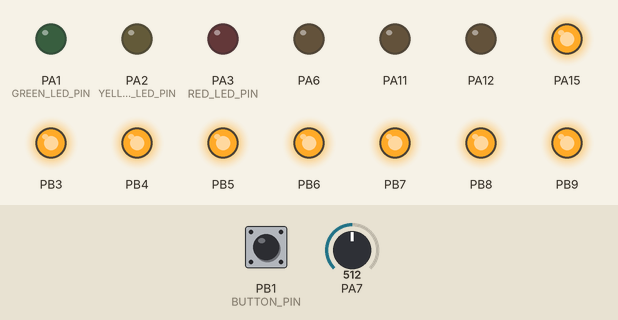
Recording of a program running on a simulated STM32 Blue Pill. On the bench: output pins drawn as LEDs (lit = HIGH). Dashed ring = blinking. The test bench sets the inputs (shaded band); at power-on: PB1 (BUTTON_PIN) HIGH, PA7 = 512 (analog values on the 0–1023 scale).

Above: at 2.2 s.
2.3 s: PB1 (BUTTON_PIN) pulled LOW for 0.15 s
At 3.6 s:
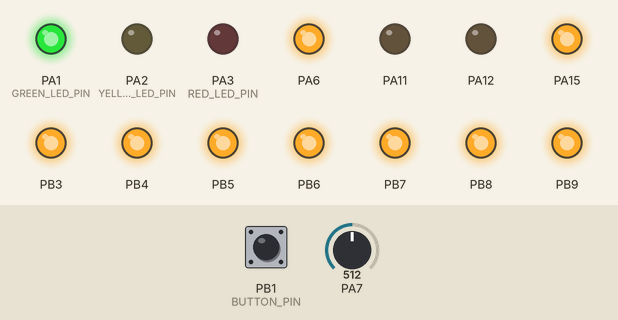
3.9 s: PB1 (BUTTON_PIN) pulled LOW for 1 s
At 15.1 s:
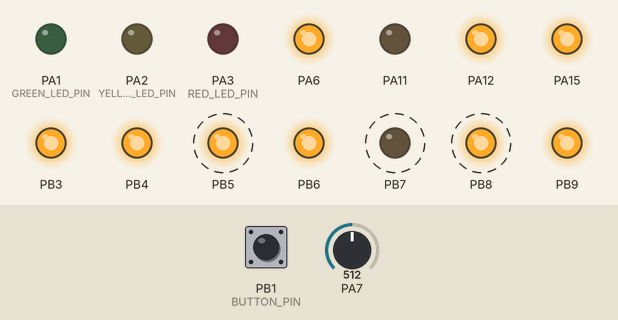
16.1 s: PB1 (BUTTON_PIN) pulled LOW for 3.2 s
22.3 s: PB1 (BUTTON_PIN) pulled LOW for 3.2 s
At 26.6 s:
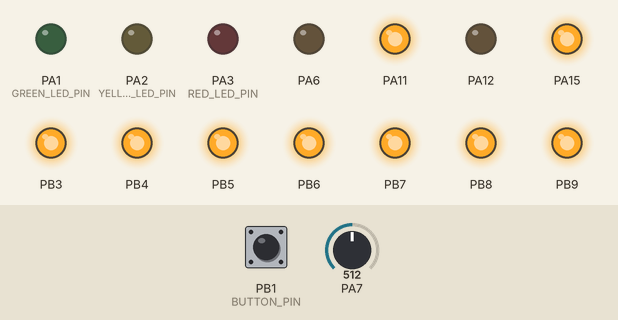
Timing chart, 0 to 28.0 s (numbered marks = the images above; inputs shaded):
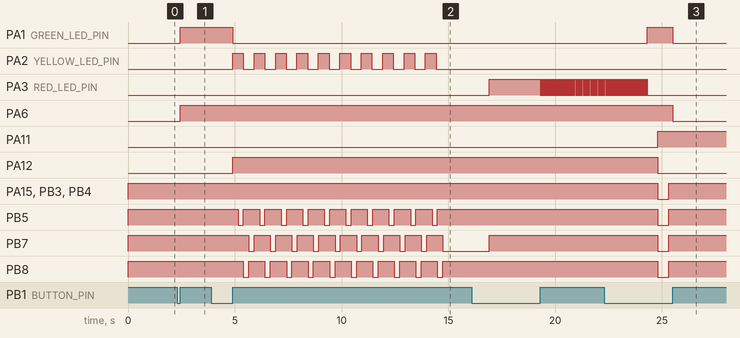

The program:

main.cpp
```cpp
#include "Arduino.h"
#include "pins.h"
#include "led.h"
#include "global.h"
#include "Timer.h"

using namespace Global;

void setup()
{
	Serial.begin(9600);
	Pins::setup();
	Global::setup();
	analogReadResolution(12);
	delay(1000);
}

enum State {
	SLEEP,
	READY,
	HEATING,
	BLOW_READY,
	RESULT
};

#define HEATING_TIME 10000 //120000
Timer heatingTimer;

const int read_n = 100;
long read_sum = 0;
long read_avg = 0;

int lastState = SLEEP;
int state = SLEEP;
void changeState(State newState) {
	lastState = state;
	state = newState;
}

void cleanState() { // clean only once
	if ( lastState != state ) {
		led_all_off();
		seg.clear();
		lastState = state;
		// stop timers
		heatingTimer.stop();
	}
}

short firstDigit(int number) {
	while(number >= 10)
	{
		number = number / 10;
	}
	return number;
}

void loop()
{
	switch ( state )
	{
	case SLEEP:
		cleanState();
		if ( btn.shortReleased() ) {
			changeState(READY);
		}
		mq3.turnOff();
		break;
	case READY:
		cleanState();
		if ( btn.shortReleased() ) {
			changeState(HEATING);
		}
		led_on(GREEN_LED_PIN);
		mq3.turnOn();
		break;
	case HEATING:
		cleanState();
		mq3.turnOn();
		seg.loading(250);
		led_blink(YELLOW_LED_PIN, 500);
		if ( heatingTimer.available(HEATING_TIME) ) {
			mq3.calibrate();
			changeState(BLOW_READY);
		}
		break;
	case BLOW_READY:
		cleanState();
		led_on(RED_LED_PIN);
		if ( btn.shortReleased() ) {
			for(int i = 0; i < read_n; i++) {
				read_sum += mq3.read();
				led_off(RED_LED_PIN);
				delay(25);
				led_on(RED_LED_PIN);
				delay(25);
			}
			read_avg = read_sum / read_n;
			read_sum = 0;
			changeState(RESULT);
		}
		break;
	case RESULT:
		cleanState();
		int permille = mq3.permille(read_avg);
		if ( permille < 200 ) {
			led_on(GREEN_LED_PIN);
		} else if ( permille < 250 ) {
			led_on(YELLOW_LED_PIN);
		} else {
			led_on(RED_LED_PIN);
		}
		seg.displayNumber(permille, 500, 1500);
		if ( btn.shortReleased() ) {
			changeState(SLEEP);
		}
		break;
	}
}
```

Button.cpp
```cpp
#include "Button.h"

void Button::setup(uint32_t pin) {
    _pin = pin;
}

void Button::_update() {
    _lastState = _currentState;
    _currentState = digitalRead(_pin);
}

bool Button::pressed(long interval) {
    _update();
    bool pressed = _currentState == BUTTON_ON && _timer.available(interval);
    if ( pressed ) {
        _timer.stop();
    }
    return pressed;
}

bool Button::shortPressed() {
    return pressed(BUTTON_SHORT_PRESS_TIME);
}

bool Button::released(long interval) {
    _update();
    _timer.begin(interval);
    bool released = _lastState == BUTTON_ON && _currentState == BUTTON_OFF && _timer.available(interval);
    if ( released ) {
        _timer.stop();
    }
    return released;
}

bool Button::shortReleased() {
    return released(BUTTON_SHORT_MIN_PRESS_TIME);
}
```

Button.h
```cpp
#pragma once

#include "Timer.h"
#include "Arduino.h"

#define BUTTON_SHORT_PRESS_TIME 300
#define BUTTON_SHORT_MIN_PRESS_TIME 100
#define BUTTON_ON LOW
#define BUTTON_OFF HIGH

/* Tactile buttons */
class Button
{
private:
    int _currentState = LOW;
    int _lastState = LOW;
    Timer _timer;
    void _update();
    uint32_t _pin;

public:
    void setup(uint32_t pin);
    bool pressed(long interval);
    bool shortPressed();
    bool released(long interval);
    bool shortReleased();
};
```

Mq3.cpp
```cpp
#include "Mq3.h"
#include "Arduino.h"

void Mq3::setup(uint32_t signalPin, uint32_t heaterPin) {
    _signalPin = signalPin;
    _heaterPin = heaterPin;
    pinMode(_heaterPin, OUTPUT);
    digitalWrite(_heaterPin, LOW);
    pinMode(_signalPin, INPUT);
}

void Mq3::turnOn() {
    digitalWrite(_heaterPin, HIGH);
}

void Mq3::turnOff() {
    digitalWrite(_heaterPin, LOW);
}

void Mq3::calibrate() {
    long read_n = 20;
    long read_sum = 0;
    for(int i = 0; i < read_n; i++) {
        read_sum += analogRead(_signalPin);
        delay(100);
    }
    _offset = read_sum / read_n;
}

int Mq3::read() {
    int read = analogRead(_signalPin) - _offset;
    return read > 0 ? read : 0;
}

// convert mgl measurement to permille
int Mq3::permille(int mgl) {
    return mgl * BBR;
}
```

Mq3.h
```cpp
#pragma once

#include "inttypes.h"

// Polish BBR ratio
#define BBR 2.1

/* Mq3 alcohol and gas sensor */
class Mq3
{
private:
    uint32_t _signalPin;
    uint32_t _heaterPin;
    long _offset = 0;
public:
    void setup(uint32_t signalPin, uint32_t heaterPin);
    void turnOn();
    void turnOff();
    void calibrate();
    int read();
    int read_avg();
    int permille(int mgl);
};
```

Segment.cpp
```cpp
#include "Segment.h"
#include "Arduino.h"

static void pinModeSink(int pin) {
    pinMode(pin, OUTPUT);
    digitalWrite(pin, SEG_OFF);
}

void Segment::setup(SegmentPins pins) {
    _pins = pins;
    for(int i=0; i<_pins.digits_n; i++) {
        pinMode(_pins.digits[i], OUTPUT);
        digitalWrite(_pins.digits[i], SEG_DIGIT_OFF);
    }
    pinModeSink(_pins.a);
    pinModeSink(_pins.b);
    pinModeSink(_pins.f);
    pinModeSink(_pins.c);
    pinModeSink(_pins.dt);
    pinModeSink(_pins.e);
    pinModeSink(_pins.d);
    pinModeSink(_pins.g);

}

void Segment::showDigit(int n, bool value) {
    digitalWrite(_pins.digits[n], value ? SEG_DIGIT_ON : SEG_DIGIT_OFF);
}

void Segment::setDot(bool value) {
    digitalWrite(_pins.dt, value ? SEG_ON : SEG_OFF);
}

void Segment::setSegment(bool a, bool b, bool c, bool d, bool e, bool f, bool g) {
    digitalWrite(_pins.a, a ? SEG_ON : SEG_OFF);
    digitalWrite(_pins.b, b ? SEG_ON : SEG_OFF);
    digitalWrite(_pins.c, c ? SEG_ON : SEG_OFF);
    digitalWrite(_pins.d, d ? SEG_ON : SEG_OFF);
    digitalWrite(_pins.e, e ? SEG_ON : SEG_OFF);
    digitalWrite(_pins.f, f ? SEG_ON : SEG_OFF);
    digitalWrite(_pins.g, g ? SEG_ON : SEG_OFF);
}

/* 0 - 9*/
void Segment::setDigit(unsigned short digit) {
    switch (digit)
    {
    case 0:
        setSegment(true, true, true, true, true, true, false);
        break;
    case 1:
        setSegment(false, true, true, false, false, false, false);
        break;
    case 2:
        setSegment(true, true, false, true, true, false, true);
        break;
    case 3:
        setSegment(true, true, true, true, false, false, true);
        break;
    case 4:
        setSegment(false, true, true, false, false, true, true);
        break;
    case 5:
        setSegment(true, false, true, true, false, true, true);
        break;
    case 6:
        setSegment(true, false, true, true, true, true, true);
        break;
    case 7:
        setSegment(true, true, true, false, false, false, false);
        break;
    case 8:
        setSegment(true, true, true, true, true, true, true);
        break;
    case 9:
        setSegment(true, true, true, true, false, true, true);
        break;
    default:
        // Segment error, digit larger than 9 or smaller than 0.
        Serial.println("Segment error, digit larger than 9 or smaller than 0.");
        setE();
        return;
    }
}

void Segment::setE() {
    setSegment(true, false, false, true, true, true, true);
    showDigit(0, true);
    showDigit(1, false);
    setDot(false);
}

void Segment::clear() {
    digitalWrite(_pins.a, SEG_OFF);
    digitalWrite(_pins.b, SEG_OFF);
    digitalWrite(_pins.f, SEG_OFF);
    digitalWrite(_pins.c, SEG_OFF);
    digitalWrite(_pins.dt, SEG_OFF);
    digitalWrite(_pins.e, SEG_OFF);
    digitalWrite(_pins.d, SEG_OFF);
    digitalWrite(_pins.g, SEG_OFF);
}

void Segment::loading(unsigned int interval) {
    if ( _loading_time == 0 ) {
        _loading_time = millis();
        showDigit(0, false);
        showDigit(1, true);
        setDot(false);
        switch(_loading_step) {
        case 0:
            setSegment(false, false, false, false, false, false, true);
            break;
        case 1:
            setSegment(false, false, true, false, false, false, false);
            break;
        case 2:
            setSegment(false, false, false, true, false, false, false);
            break;
        case 3:
            setSegment(false, false, false, false, true, false, false);
            break;
        }
        _loading_step++;
        if ( _loading_step >= 4 ) {
            _loading_step = 0;
        }
    } else if ((millis() - _loading_time) > interval) {
        _loading_time = 0;
    }
}

void Segment::displayNumberBlock(int number, int interval) {
    int div = 1;
    while(div < number){
        div *= 10;
    }
    div /= 10;
    while(div > 0) {
        Segment::clear();
        Segment::setDigit((number / div) % 10);
        Segment::showDigit(0, true);
        Segment::showDigit(1, false);
        delay(interval);
        Segment::clear();
        delay(interval);
        div /= 10;
    }
}

void Segment::displayNumber(int number, int interval, int endInterval) {
    switch ( _state )
    {
    case SEGMENT_START:
        _div = 1;
        while(_div < number){
            _div *= 10;
        }
        _div /= 10;
        _state = SEGMENT_DISPLAY;
        break;
    case SEGMENT_DISPLAY:
        if ( _timer.available(interval) ) {
            Segment::clear();
            Segment::setDigit((number / _div) % 10);
            Segment::showDigit(0, true);
            Segment::showDigit(1, false);
            _state = SEGMENT_WAIT;
            _timer.restart(); // next tick
        }
        break;
    case SEGMENT_WAIT:
        if ( _timer.available(interval) ) {
            Segment::clear();
            _div /= 10;
            if (_div <= 0) {
                _state = SEGMENT_END;
            } else {
                _state = SEGMENT_DISPLAY;
            }
            _timer.restart(); // next tick
        }
        break;
    case SEGMENT_END:
        if ( _endTimer.available(endInterval) ) {
            Segment::clear();
            _state = SEGMENT_START;
            _timer.stop(); // replay sequance
            _endTimer.stop();
        }
        break;
    }
}

#ifdef SEGMENT_DEMO
void Segment::demo() {
    Segment::showDigit(0, true);
    Segment::showDigit(1, true);
    Segment::setDot(true);
    for(int i = 0; i < 10; i++) {
        Segment::setDigit(i);
        delay(1000);
    }
}
#endif
```

Segment.h
```cpp
#pragma once

#include "Timer.h"
#include "inttypes.h"

// for common anode display ON = LOW, OFF = HIGH
#define SEG_ON LOW
#define SEG_OFF HIGH
#define SEG_DIGIT_ON HIGH
#define SEG_DIGIT_OFF LOW

#define MAX_DIGITS 4

struct SegmentPins {
    uint32_t a;
    uint32_t b;
    uint32_t c;
    uint32_t d;
    uint32_t e;
    uint32_t f;
    uint32_t g;
    uint32_t dt;
    int digits_n;
    uint32_t digits[MAX_DIGITS];
};

/* 7 segment display */
class Segment
{
private:
    // diode pins
    SegmentPins _pins;

    // loading
    long _loading_time = 0;
    long _loading_step = 0;

    // displayNumber
    enum SegmentState {
        SEGMENT_START,
        SEGMENT_DISPLAY,
        SEGMENT_WAIT,
        SEGMENT_END,
    };
    Timer _timer;
    Timer _endTimer;
    int _div = 1;
    SegmentState _state = SEGMENT_DISPLAY;

public:
    void setup(SegmentPins pins);
    void showDigit(int n, bool value);
    void setSegment(bool a, bool b, bool c, bool d, bool e, bool f, bool g);
    void setDot(bool value);
    void setDigit(unsigned short digit);
    void setE();
    void clear();
    void loading(unsigned int interval);
    void displayNumberBlock(int number, int interval);
    void displayNumber(int number, int interval = 500, int endInterval = 1500);
#ifdef SEGMENT_DEMO
    void demo() {
#endif
};
```

Timer.cpp
```cpp
#include "Timer.h"
#include "Arduino.h"

void Timer::begin(long interval) {
  if (_interval == 0 && _endTime == 0) {
    _interval = interval;
    _endTime = millis() + _interval;
  }
}

bool Timer::atBegin() {
  return _interval == 0 && _endTime == 0;
}

void Timer::restart() {
  _endTime = millis() + _interval;
}

void Timer::stop() {
  _interval = 0;
  _endTime = 0;
}

bool Timer::available(long interval) {
  begin(interval);
  return millis() >= _endTime;
}

long Timer::timeUntil() {
  long currentTime = millis();
  return _endTime > currentTime ? _endTime - currentTime : 0;
}
```

Timer.h
```cpp
#pragma once

class Timer
{
private:
  long _endTime = 0;
  long _interval = 0;

public:
  // interval - value in ms
  void begin(long interval);
  bool atBegin();
  // auto starts when calling availible
  bool available(long interval);
  void restart();
  void stop();
  long timeUntil();
};
```

error.cpp
```cpp
#include <Arduino.h>
#include "global.h"
#include "pins.h"

void error(const char* msg) {
	Serial.println(msg);
	Global::seg.setE();
}

void error(const char* msg, const char *arg) {
	Serial.print(msg);
	Serial.println(arg);
	Global::seg.setE();
}

void debug(const char* msg) {
#ifdef MY_DEBUG
	Serial.println(msg);
#endif
}

void debug(const char* msg, const char *arg) {
#ifdef MY_DEBUG
	Serial.print(msg);
	Serial.println(arg);
#endif
}
```

global.cpp
```cpp
#include "global.h"
#include "pins.h"

namespace Global {
    Segment seg;
    Button btn;
    Mq3 mq3;
    void setup() {
        seg.setup(Pins::segPins);
        btn.setup(BUTTON_PIN);
        mq3.setup(SIGNAL_MQ3_PIN, HEATER_MQ3_PIN);
    }
}
```

global.h
```cpp
#pragma once

#include "Segment.h"
#include "Button.h"
#include "Mq3.h"

namespace Global {
    extern Segment seg;
    extern Button btn;
    extern Mq3 mq3;
    void setup();
}
```

led.cpp
```cpp
#include <Arduino.h>
#include "led.h"
#include "pins.h"

void led_on(long pin) {
	digitalWrite(pin, HIGH);
}

void led_off(long pin) {
	digitalWrite(pin, LOW);
}

long led_on_time = 0;
long led_off_time = 0;

void led_blink(long pin, int interval) {
	if ( led_on_time == 0 ) {
		led_on(pin);
		led_on_time = millis();
	} else if (led_off_time == 0 && (millis() - led_on_time) > interval) {
		led_off(pin);
		led_off_time = millis();
	} else if (led_off_time != 0 && (millis() - led_off_time) > interval ) {
		led_on_time = 0;
		led_off_time = 0;
	}
}

void led_flash_block(long pin, int interval) {
	led_on(pin);
	delay(interval);
	led_off(pin);
	delay(interval);
}

void led_flash_err_block(long pin) {
	for(int i=0; i<6; i++) {
		led_flash_block(pin, 100);
	}
	delay(1000);
}

void led_all_off() {
	led_off(GREEN_LED_PIN);
	led_off(YELLOW_LED_PIN);
	led_off(RED_LED_PIN);
}
```

led.h
```cpp
#pragma once

void led_on(long pin);
void led_off(long pin);
void led_blink(long pin, int interval);
void led_flash_block(long pin, int interval);
void led_flash_err_block(long pin);
void led_all_off();
```

pins.cpp
```cpp
#include "pins.h"
#include "Arduino.h"

namespace Pins {
    SegmentPins segPins;

    void pinModeSink(int pin) {
        pinMode(pin, OUTPUT);
        digitalWrite(pin, LOW);
    }

    void setup() {
        // setup LED
        pinMode(BUILTIN_LED_PIN, OUTPUT);
        digitalWrite(BUILTIN_LED_PIN, HIGH);
        pinMode(GREEN_LED_PIN, OUTPUT);
        pinMode(YELLOW_LED_PIN, OUTPUT);
        pinMode(RED_LED_PIN, OUTPUT);
        pinMode(BUTTON_PIN, INPUT_PULLUP);

        // setup segment
        segPins.a = A_SEG_PIN;
        segPins.b = B_SEG_PIN;
        segPins.c = C_SEG_PIN;
        segPins.d = D_SEG_PIN;
        segPins.e = E_SEG_PIN;
        segPins.f = F_SEG_PIN;
        segPins.g = G_SEG_PIN;
        segPins.dt = DT_SEG_PIN;
        segPins.digits_n = 2;
        segPins.digits[0] = DIGIT1_SEG_PIN;
        segPins.digits[1] = DIGIT2_SEG_PIN;
    }
}
```

pins.h
```cpp
#pragma once

#include "Segment.h"
#include "Arduino.h"

#define BUILTIN_LED_PIN PC13
#define GREEN_LED_PIN PA1
#define YELLOW_LED_PIN PA2
#define RED_LED_PIN PA3
#define BUTTON_PIN PB1

// MQ3 alcohol sensor
#define SIGNAL_MQ3_PIN PA7 // A0 pin on MQ-3
#define HEATER_MQ3_PIN PA6

// B5621BH segment display
// Wired from the top, left to right (except DIGIT pins)
#define DIGIT1_SEG_PIN PA11
#define DIGIT2_SEG_PIN PA12
#define A_SEG_PIN PA15 // A
#define B_SEG_PIN PB3 // B
#define F_SEG_PIN PB4 // F
#define C_SEG_PIN PB5 // C
#define DT_SEG_PIN PB6 // DT
#define E_SEG_PIN PB7 // E
#define D_SEG_PIN PB8 // D
#define G_SEG_PIN PB9 // G

namespace Pins {
    extern SegmentPins segPins;
    void setup();
}
```

Measured:
- after the input at 2.3 s, PA1 (GREEN_LED_PIN), PA6: LOW → HIGH after 0.15 s
- after the input at 3.9 s, PA1 (GREEN_LED_PIN): HIGH → LOW after 1.0 s; PA2 (YELLOW_LED_PIN): alternates HIGH for 0.50 s and LOW for 0.50 s, 20 changes in all, then stays LOW, starting after 1.0 s
- after the input at 22.3 s, PA6: HIGH → LOW after 3.2 s
- by itself, PA3 (RED_LED_PIN): repeats every 0.05 s: LOW 0.03 s, HIGH 0.03 s
